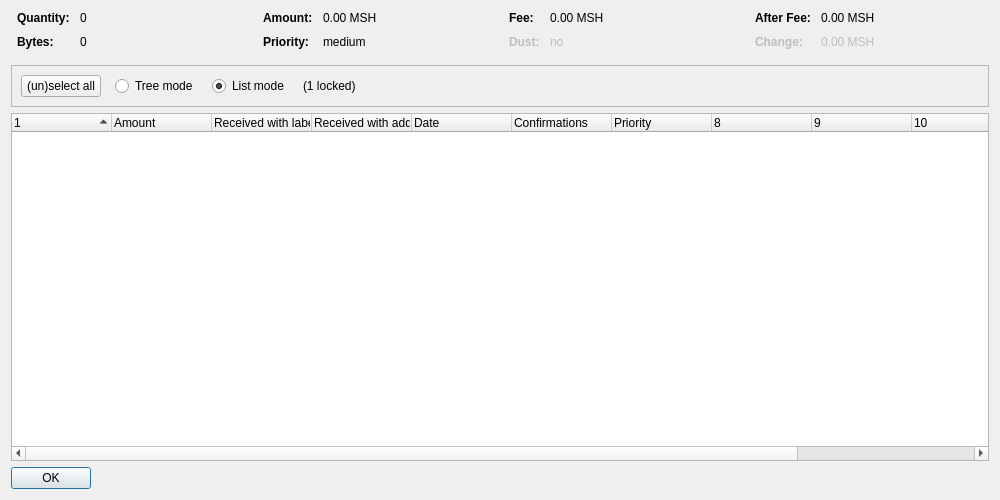
<?xml version="1.0" encoding="UTF-8"?>
<ui version="4.0">
 <class>CoinControlDialog</class>
 <widget class="QDialog" name="CoinControlDialog">
  <property name="geometry">
   <rect>
    <x>0</x>
    <y>0</y>
    <width>1000</width>
    <height>500</height>
   </rect>
  </property>
  <property name="windowTitle">
   <string>Coin Selection</string>
  </property>
  <layout class="QVBoxLayout" name="verticalLayout">
   <item>
    <layout class="QHBoxLayout" name="horizontalLayoutTop" stretch="0,0,0,0">
     <property name="topMargin">
      <number>0</number>
     </property>
     <property name="bottomMargin">
      <number>10</number>
     </property>
     <item>
      <layout class="QFormLayout" name="formLayoutCoinControl1">
       <property name="horizontalSpacing">
        <number>10</number>
       </property>
       <property name="verticalSpacing">
        <number>10</number>
       </property>
       <property name="leftMargin">
        <number>6</number>
       </property>
       <property name="rightMargin">
        <number>6</number>
       </property>
       <item row="0" column="0">
        <widget class="QLabel" name="labelCoinControlQuantityText">
         <property name="font">
          <font>
           <weight>75</weight>
           <bold>true</bold>
          </font>
         </property>
         <property name="text">
          <string>Quantity:</string>
         </property>
        </widget>
       </item>
       <item row="0" column="1">
        <widget class="QLabel" name="labelCoinControlQuantity">
         <property name="cursor">
          <cursorShape>IBeamCursor</cursorShape>
         </property>
         <property name="contextMenuPolicy">
          <enum>Qt::ActionsContextMenu</enum>
         </property>
         <property name="text">
          <string notr="true">0</string>
         </property>
         <property name="textInteractionFlags">
          <set>Qt::LinksAccessibleByMouse|Qt::TextSelectableByKeyboard|Qt::TextSelectableByMouse</set>
         </property>
        </widget>
       </item>
       <item row="1" column="0">
        <widget class="QLabel" name="labelCoinControlBytesText">
         <property name="font">
          <font>
           <weight>75</weight>
           <bold>true</bold>
          </font>
         </property>
         <property name="text">
          <string>Bytes:</string>
         </property>
        </widget>
       </item>
       <item row="1" column="1">
        <widget class="QLabel" name="labelCoinControlBytes">
         <property name="cursor">
          <cursorShape>IBeamCursor</cursorShape>
         </property>
         <property name="contextMenuPolicy">
          <enum>Qt::ActionsContextMenu</enum>
         </property>
         <property name="text">
          <string notr="true">0</string>
         </property>
         <property name="textInteractionFlags">
          <set>Qt::LinksAccessibleByMouse|Qt::TextSelectableByKeyboard|Qt::TextSelectableByMouse</set>
         </property>
        </widget>
       </item>
      </layout>
     </item>
     <item>
      <layout class="QFormLayout" name="formLayoutCoinControl2">
       <property name="horizontalSpacing">
        <number>10</number>
       </property>
       <property name="verticalSpacing">
        <number>10</number>
       </property>
       <property name="leftMargin">
        <number>6</number>
       </property>
       <property name="rightMargin">
        <number>6</number>
       </property>
       <item row="0" column="0">
        <widget class="QLabel" name="labelCoinControlAmountText">
         <property name="font">
          <font>
           <weight>75</weight>
           <bold>true</bold>
          </font>
         </property>
         <property name="text">
          <string>Amount:</string>
         </property>
        </widget>
       </item>
       <item row="0" column="1">
        <widget class="QLabel" name="labelCoinControlAmount">
         <property name="cursor">
          <cursorShape>IBeamCursor</cursorShape>
         </property>
         <property name="contextMenuPolicy">
          <enum>Qt::ActionsContextMenu</enum>
         </property>
         <property name="text">
          <string notr="true">0.00 MSH</string>
         </property>
         <property name="textInteractionFlags">
          <set>Qt::LinksAccessibleByMouse|Qt::TextSelectableByKeyboard|Qt::TextSelectableByMouse</set>
         </property>
        </widget>
       </item>
       <item row="1" column="0">
        <widget class="QLabel" name="labelCoinControlPriorityText">
         <property name="font">
          <font>
           <weight>75</weight>
           <bold>true</bold>
          </font>
         </property>
         <property name="text">
          <string>Priority:</string>
         </property>
        </widget>
       </item>
       <item row="1" column="1">
        <widget class="QLabel" name="labelCoinControlPriority">
         <property name="cursor">
          <cursorShape>IBeamCursor</cursorShape>
         </property>
         <property name="contextMenuPolicy">
          <enum>Qt::ActionsContextMenu</enum>
         </property>
         <property name="text">
          <string notr="true">medium</string>
         </property>
         <property name="textInteractionFlags">
          <set>Qt::LinksAccessibleByMouse|Qt::TextSelectableByKeyboard|Qt::TextSelectableByMouse</set>
         </property>
        </widget>
       </item>
      </layout>
     </item>
     <item>
      <layout class="QFormLayout" name="formLayoutCoinControl3">
       <property name="horizontalSpacing">
        <number>10</number>
       </property>
       <property name="verticalSpacing">
        <number>10</number>
       </property>
       <property name="leftMargin">
        <number>6</number>
       </property>
       <property name="rightMargin">
        <number>6</number>
       </property>
       <item row="0" column="0">
        <widget class="QLabel" name="labelCoinControlFeeText">
         <property name="font">
          <font>
           <weight>75</weight>
           <bold>true</bold>
          </font>
         </property>
         <property name="text">
          <string>Fee:</string>
         </property>
        </widget>
       </item>
       <item row="0" column="1">
        <widget class="QLabel" name="labelCoinControlFee">
         <property name="cursor">
          <cursorShape>IBeamCursor</cursorShape>
         </property>
         <property name="contextMenuPolicy">
          <enum>Qt::ActionsContextMenu</enum>
         </property>
         <property name="text">
          <string notr="true">0.00 MSH</string>
         </property>
         <property name="textInteractionFlags">
          <set>Qt::LinksAccessibleByMouse|Qt::TextSelectableByKeyboard|Qt::TextSelectableByMouse</set>
         </property>
        </widget>
       </item>
       <item row="1" column="0">
        <widget class="QLabel" name="labelCoinControlLowOutputText">
         <property name="enabled">
          <bool>false</bool>
         </property>
         <property name="font">
          <font>
           <weight>75</weight>
           <bold>true</bold>
          </font>
         </property>
         <property name="text">
          <string>Dust:</string>
         </property>
        </widget>
       </item>
       <item row="1" column="1">
        <widget class="QLabel" name="labelCoinControlLowOutput">
         <property name="enabled">
          <bool>false</bool>
         </property>
         <property name="cursor">
          <cursorShape>IBeamCursor</cursorShape>
         </property>
         <property name="contextMenuPolicy">
          <enum>Qt::ActionsContextMenu</enum>
         </property>
         <property name="text">
          <string notr="true">no</string>
         </property>
         <property name="textInteractionFlags">
          <set>Qt::LinksAccessibleByMouse|Qt::TextSelectableByKeyboard|Qt::TextSelectableByMouse</set>
         </property>
        </widget>
       </item>
      </layout>
     </item>
     <item>
      <layout class="QFormLayout" name="formLayoutCoinControl4">
       <property name="horizontalSpacing">
        <number>10</number>
       </property>
       <property name="verticalSpacing">
        <number>10</number>
       </property>
       <property name="leftMargin">
        <number>6</number>
       </property>
       <property name="rightMargin">
        <number>6</number>
       </property>
       <item row="0" column="0">
        <widget class="QLabel" name="labelCoinControlAfterFeeText">
         <property name="font">
          <font>
           <weight>75</weight>
           <bold>true</bold>
          </font>
         </property>
         <property name="text">
          <string>After Fee:</string>
         </property>
        </widget>
       </item>
       <item row="0" column="1">
        <widget class="QLabel" name="labelCoinControlAfterFee">
         <property name="cursor">
          <cursorShape>IBeamCursor</cursorShape>
         </property>
         <property name="contextMenuPolicy">
          <enum>Qt::ActionsContextMenu</enum>
         </property>
         <property name="text">
          <string notr="true">0.00 MSH</string>
         </property>
         <property name="textInteractionFlags">
          <set>Qt::LinksAccessibleByMouse|Qt::TextSelectableByKeyboard|Qt::TextSelectableByMouse</set>
         </property>
        </widget>
       </item>
       <item row="1" column="0">
        <widget class="QLabel" name="labelCoinControlChangeText">
         <property name="enabled">
          <bool>false</bool>
         </property>
         <property name="font">
          <font>
           <weight>75</weight>
           <bold>true</bold>
          </font>
         </property>
         <property name="text">
          <string>Change:</string>
         </property>
        </widget>
       </item>
       <item row="1" column="1">
        <widget class="QLabel" name="labelCoinControlChange">
         <property name="enabled">
          <bool>false</bool>
         </property>
         <property name="cursor">
          <cursorShape>IBeamCursor</cursorShape>
         </property>
         <property name="contextMenuPolicy">
          <enum>Qt::ActionsContextMenu</enum>
         </property>
         <property name="text">
          <string notr="true">0.00 MSH</string>
         </property>
         <property name="textInteractionFlags">
          <set>Qt::LinksAccessibleByMouse|Qt::TextSelectableByKeyboard|Qt::TextSelectableByMouse</set>
         </property>
        </widget>
       </item>
      </layout>
     </item>
    </layout>
   </item>
   <item>
    <widget class="QFrame" name="frame">
     <property name="minimumSize">
      <size>
       <width>0</width>
       <height>40</height>
      </size>
     </property>
     <property name="frameShape">
      <enum>QFrame::StyledPanel</enum>
     </property>
     <property name="frameShadow">
      <enum>QFrame::Sunken</enum>
     </property>
     <layout class="QHBoxLayout" name="horizontalLayout">
      <item>
       <layout class="QHBoxLayout" name="horizontalLayoutPanel" stretch="0,0,0,0,0">
        <property name="spacing">
         <number>14</number>
        </property>
        <item>
         <widget class="QPushButton" name="pushButtonSelectAll">
          <property name="sizePolicy">
           <sizepolicy hsizetype="Maximum" vsizetype="Fixed">
            <horstretch>0</horstretch>
            <verstretch>0</verstretch>
           </sizepolicy>
          </property>
          <property name="text">
           <string>(un)select all</string>
          </property>
          <property name="autoDefault">
           <bool>false</bool>
          </property>
         </widget>
        </item>
        <item>
         <widget class="QRadioButton" name="radioTreeMode">
          <property name="sizePolicy">
           <sizepolicy hsizetype="Maximum" vsizetype="Fixed">
            <horstretch>0</horstretch>
            <verstretch>0</verstretch>
           </sizepolicy>
          </property>
          <property name="text">
           <string>Tree mode</string>
          </property>
         </widget>
        </item>
        <item>
         <widget class="QRadioButton" name="radioListMode">
          <property name="sizePolicy">
           <sizepolicy hsizetype="Maximum" vsizetype="Fixed">
            <horstretch>0</horstretch>
            <verstretch>0</verstretch>
           </sizepolicy>
          </property>
          <property name="text">
           <string>List mode</string>
          </property>
          <property name="checked">
           <bool>true</bool>
          </property>
         </widget>
        </item>
        <item>
         <widget class="QLabel" name="labelLocked">
          <property name="text">
           <string notr="true">(1 locked)</string>
          </property>
         </widget>
        </item>
        <item>
         <spacer name="horizontalSpacer">
          <property name="orientation">
           <enum>Qt::Horizontal</enum>
          </property>
          <property name="sizeHint" stdset="0">
           <size>
            <width>40</width>
            <height>20</height>
           </size>
          </property>
         </spacer>
        </item>
       </layout>
      </item>
     </layout>
    </widget>
   </item>
   <item>
    <widget class="CoinControlTreeWidget" name="treeWidget">
     <property name="contextMenuPolicy">
      <enum>Qt::CustomContextMenu</enum>
     </property>
     <property name="sortingEnabled">
      <bool>false</bool>
     </property>
     <property name="columnCount">
      <number>12</number>
     </property>
     <attribute name="headerShowSortIndicator" stdset="0">
      <bool>true</bool>
     </attribute>
     <attribute name="headerStretchLastSection">
      <bool>false</bool>
     </attribute>
     <column>
      <property name="text">
       <string/>
      </property>
     </column>
     <column>
      <property name="text">
       <string>Amount</string>
      </property>
     </column>
     <column>
      <property name="text">
       <string>Received with label</string>
      </property>
     </column>
     <column>
      <property name="text">
       <string>Received with address</string>
      </property>
     </column>
     <column>
      <property name="text">
       <string>Date</string>
      </property>
     </column>
     <column>
      <property name="text">
       <string>Confirmations</string>
      </property>
      <property name="toolTip">
       <string>Confirmed</string>
      </property>
     </column>
     <column>
      <property name="text">
       <string>Priority</string>
      </property>
     </column>
     <column>
      <property name="text">
       <string/>
      </property>
     </column>
     <column>
      <property name="text">
       <string/>
      </property>
     </column>
     <column>
      <property name="text">
       <string/>
      </property>
     </column>
     <column>
      <property name="text">
       <string/>
      </property>
     </column>
     <column>
      <property name="text">
       <string/>
      </property>
     </column>
    </widget>
   </item>
   <item>
    <widget class="QDialogButtonBox" name="buttonBox">
     <property name="sizePolicy">
      <sizepolicy hsizetype="Maximum" vsizetype="Fixed">
       <horstretch>0</horstretch>
       <verstretch>0</verstretch>
      </sizepolicy>
     </property>
     <property name="orientation">
      <enum>Qt::Horizontal</enum>
     </property>
     <property name="standardButtons">
      <set>QDialogButtonBox::Ok</set>
     </property>
    </widget>
   </item>
  </layout>
 </widget>
 <customwidgets>
  <customwidget>
   <class>CoinControlTreeWidget</class>
   <extends>QTreeWidget</extends>
   <header>coincontroltreewidget.h</header>
  </customwidget>
 </customwidgets>
 <resources/>
 <connections/>
</ui>
